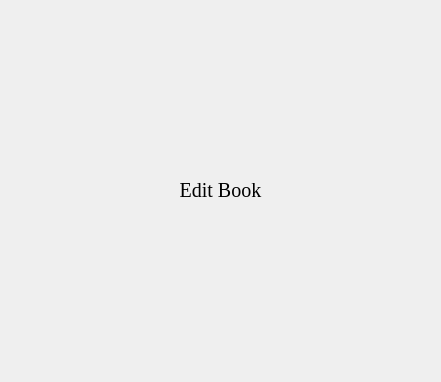
<?xml version="1.0" encoding="UTF-8"?>
<ui version="4.0">
 <class>editBook</class>
 <widget class="QDialog" name="editBook">
  <property name="geometry">
   <rect>
    <x>0</x>
    <y>0</y>
    <width>441</width>
    <height>382</height>
   </rect>
  </property>
  <property name="windowTitle">
   <string>Edit Book</string>
  </property>
  <layout class="QGridLayout" name="gridLayout">
   <property name="topMargin">
    <number>20</number>
   </property>
   <item row="1" column="0" colspan="2">
    <widget class="QLabel" name="label">
     <property name="font">
      <font>
       <family>Times New Roman</family>
       <pointsize>15</pointsize>
      </font>
     </property>
     <property name="text">
      <string>Edit Book</string>
     </property>
     <property name="alignment">
      <set>Qt::AlignCenter</set>
     </property>
    </widget>
   </item>
   <item row="2" column="0" colspan="2">
    <spacer name="verticalSpacer">
     <property name="orientation">
      <enum>Qt::Vertical</enum>
     </property>
     <property name="sizeType">
      <enum>QSizePolicy::Fixed</enum>
     </property>
     <property name="sizeHint" stdset="0">
      <size>
       <width>20</width>
       <height>10</height>
      </size>
     </property>
    </spacer>
   </item>
  </layout>
 </widget>
 <resources/>
 <connections/>
</ui>
